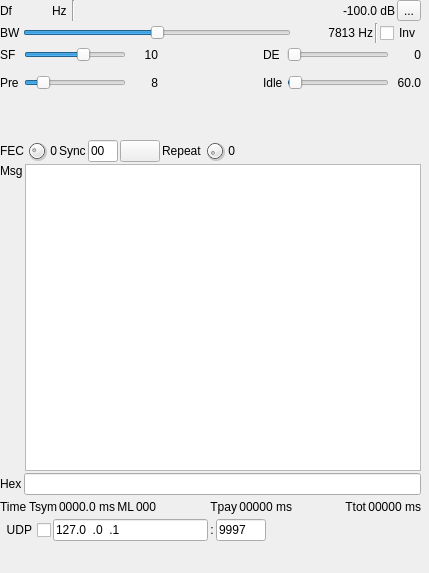
<?xml version="1.0" encoding="UTF-8"?>
<ui version="4.0">
 <class>MeshtasticModGUI</class>
 <widget class="RollupContents" name="MeshtasticModGUI">
  <property name="geometry">
   <rect>
    <x>0</x>
    <y>0</y>
    <width>429</width>
    <height>573</height>
   </rect>
  </property>
  <property name="sizePolicy">
   <sizepolicy hsizetype="Expanding" vsizetype="Fixed">
    <horstretch>0</horstretch>
    <verstretch>0</verstretch>
   </sizepolicy>
  </property>
  <property name="minimumSize">
   <size>
    <width>392</width>
    <height>180</height>
   </size>
  </property>
  <property name="maximumSize">
   <size>
    <width>560</width>
    <height>16777215</height>
   </size>
  </property>
  <property name="font">
   <font>
    <family>Liberation Sans</family>
    <pointsize>9</pointsize>
   </font>
  </property>
  <property name="windowTitle">
   <string>Meshtastic Modulator</string>
  </property>
  <widget class="QWidget" name="verticalLayoutWidget">
   <property name="geometry">
    <rect>
     <x>0</x>
     <y>0</y>
     <width>421</width>
     <height>131</height>
    </rect>
   </property>
   <property name="windowTitle">
    <string>RF/mod/coder settings</string>
   </property>
   <layout class="QVBoxLayout" name="settingsLayout">
    <property name="spacing">
     <number>2</number>
    </property>
    <item>
     <layout class="QHBoxLayout" name="deltaFrequencyLayout">
      <item>
       <widget class="QLabel" name="deltaFrequencyLabel">
        <property name="minimumSize">
         <size>
          <width>16</width>
          <height>0</height>
         </size>
        </property>
        <property name="text">
         <string>Df</string>
        </property>
       </widget>
      </item>
      <item>
       <widget class="ValueDialZ" name="deltaFrequency" native="true">
        <property name="sizePolicy">
         <sizepolicy hsizetype="Maximum" vsizetype="Maximum">
          <horstretch>0</horstretch>
          <verstretch>0</verstretch>
         </sizepolicy>
        </property>
        <property name="minimumSize">
         <size>
          <width>32</width>
          <height>16</height>
         </size>
        </property>
        <property name="font">
         <font>
          <family>Liberation Mono</family>
          <pointsize>12</pointsize>
         </font>
        </property>
        <property name="cursor">
         <cursorShape>PointingHandCursor</cursorShape>
        </property>
        <property name="focusPolicy">
         <enum>Qt::StrongFocus</enum>
        </property>
        <property name="toolTip">
         <string>Demod shift frequency from center in Hz</string>
        </property>
       </widget>
      </item>
      <item>
       <widget class="QLabel" name="deltaUnits">
        <property name="text">
         <string>Hz </string>
        </property>
       </widget>
      </item>
      <item>
       <widget class="Line" name="line">
        <property name="orientation">
         <enum>Qt::Vertical</enum>
        </property>
       </widget>
      </item>
      <item>
       <spacer name="horizontalSpacer">
        <property name="orientation">
         <enum>Qt::Horizontal</enum>
        </property>
        <property name="sizeHint" stdset="0">
         <size>
          <width>40</width>
          <height>20</height>
         </size>
        </property>
       </spacer>
      </item>
      <item>
       <widget class="QLabel" name="channelPower">
        <property name="minimumSize">
         <size>
          <width>60</width>
          <height>0</height>
         </size>
        </property>
        <property name="toolTip">
         <string>Channel power</string>
        </property>
        <property name="layoutDirection">
         <enum>Qt::RightToLeft</enum>
        </property>
        <property name="text">
         <string>-100.0 dB</string>
        </property>
        <property name="alignment">
         <set>Qt::AlignRight|Qt::AlignTrailing|Qt::AlignVCenter</set>
        </property>
       </widget>
      </item>
      <item>
       <widget class="QToolButton" name="channelMute">
        <property name="toolTip">
         <string>Mute/Unmute channel</string>
        </property>
        <property name="text">
         <string>...</string>
        </property>
        <property name="icon">
         <iconset resource="../../../sdrgui/resources/res.qrc">
          <normaloff>:/txon.png</normaloff>
          <normalon>:/txoff.png</normalon>:/txon.png</iconset>
        </property>
        <property name="checkable">
         <bool>true</bool>
        </property>
       </widget>
      </item>
     </layout>
    </item>
    <item>
     <layout class="QHBoxLayout" name="bwLayout">
      <item>
       <widget class="QLabel" name="bwLabel">
        <property name="text">
         <string>BW</string>
        </property>
       </widget>
      </item>
      <item>
       <widget class="QSlider" name="bw">
        <property name="toolTip">
         <string>Bandwidth</string>
        </property>
        <property name="minimum">
         <number>0</number>
        </property>
        <property name="maximum">
         <number>10</number>
        </property>
        <property name="pageStep">
         <number>1</number>
        </property>
        <property name="value">
         <number>5</number>
        </property>
        <property name="orientation">
         <enum>Qt::Horizontal</enum>
        </property>
       </widget>
      </item>
      <item>
       <widget class="QLabel" name="bwText">
        <property name="minimumSize">
         <size>
          <width>80</width>
          <height>0</height>
         </size>
        </property>
        <property name="text">
         <string>7813 Hz</string>
        </property>
        <property name="alignment">
         <set>Qt::AlignRight|Qt::AlignTrailing|Qt::AlignVCenter</set>
        </property>
       </widget>
      </item>
      <item>
       <widget class="Line" name="line_2">
        <property name="orientation">
         <enum>Qt::Vertical</enum>
        </property>
       </widget>
      </item>
      <item>
       <widget class="QCheckBox" name="invertRamps">
        <property name="toolTip">
         <string>Invert preamble, SFD and payload ramps</string>
        </property>
        <property name="text">
         <string>Inv</string>
        </property>
       </widget>
      </item>
     </layout>
    </item>
    <item>
     <layout class="QHBoxLayout" name="sfLayout">
      <item>
       <widget class="QLabel" name="spreadLabel">
        <property name="minimumSize">
         <size>
          <width>22</width>
          <height>0</height>
         </size>
        </property>
        <property name="text">
         <string>SF</string>
        </property>
       </widget>
      </item>
      <item>
       <widget class="QSlider" name="spread">
        <property name="minimumSize">
         <size>
          <width>90</width>
          <height>0</height>
         </size>
        </property>
        <property name="toolTip">
         <string>Spreading factor</string>
        </property>
        <property name="minimum">
         <number>7</number>
        </property>
        <property name="maximum">
         <number>12</number>
        </property>
        <property name="pageStep">
         <number>1</number>
        </property>
        <property name="value">
         <number>10</number>
        </property>
        <property name="sliderPosition">
         <number>10</number>
        </property>
        <property name="orientation">
         <enum>Qt::Horizontal</enum>
        </property>
       </widget>
      </item>
      <item>
       <widget class="QLabel" name="spreadText">
        <property name="minimumSize">
         <size>
          <width>30</width>
          <height>0</height>
         </size>
        </property>
        <property name="text">
         <string>10</string>
        </property>
        <property name="alignment">
         <set>Qt::AlignRight|Qt::AlignTrailing|Qt::AlignVCenter</set>
        </property>
       </widget>
      </item>
      <item>
       <spacer name="horizontalSpacer_2">
        <property name="orientation">
         <enum>Qt::Horizontal</enum>
        </property>
        <property name="sizeHint" stdset="0">
         <size>
          <width>40</width>
          <height>20</height>
         </size>
        </property>
       </spacer>
      </item>
      <item>
       <widget class="QLabel" name="deBitsLabel">
        <property name="minimumSize">
         <size>
          <width>22</width>
          <height>0</height>
         </size>
        </property>
        <property name="text">
         <string>DE</string>
        </property>
       </widget>
      </item>
      <item>
       <widget class="QSlider" name="deBits">
        <property name="minimumSize">
         <size>
          <width>90</width>
          <height>0</height>
         </size>
        </property>
        <property name="toolTip">
         <string>Low data rate optimize (DE) bits</string>
        </property>
        <property name="minimum">
         <number>0</number>
        </property>
        <property name="maximum">
         <number>4</number>
        </property>
        <property name="pageStep">
         <number>1</number>
        </property>
        <property name="value">
         <number>0</number>
        </property>
        <property name="sliderPosition">
         <number>0</number>
        </property>
        <property name="orientation">
         <enum>Qt::Horizontal</enum>
        </property>
       </widget>
      </item>
      <item>
       <widget class="QLabel" name="deBitsText">
        <property name="minimumSize">
         <size>
          <width>30</width>
          <height>0</height>
         </size>
        </property>
        <property name="text">
         <string>0</string>
        </property>
        <property name="alignment">
         <set>Qt::AlignRight|Qt::AlignTrailing|Qt::AlignVCenter</set>
        </property>
       </widget>
      </item>
     </layout>
    </item>
    <item>
     <layout class="QHBoxLayout" name="preLayout">
      <property name="topMargin">
       <number>6</number>
      </property>
      <item>
       <widget class="QLabel" name="preambleChirpsLabel">
        <property name="minimumSize">
         <size>
          <width>22</width>
          <height>0</height>
         </size>
        </property>
        <property name="text">
         <string>Pre</string>
        </property>
       </widget>
      </item>
      <item>
       <widget class="QSlider" name="preambleChirps">
        <property name="minimumSize">
         <size>
          <width>90</width>
          <height>0</height>
         </size>
        </property>
        <property name="toolTip">
         <string>Number of preamble chirps</string>
        </property>
        <property name="minimum">
         <number>4</number>
        </property>
        <property name="maximum">
         <number>32</number>
        </property>
        <property name="pageStep">
         <number>1</number>
        </property>
        <property name="value">
         <number>8</number>
        </property>
        <property name="sliderPosition">
         <number>8</number>
        </property>
        <property name="orientation">
         <enum>Qt::Horizontal</enum>
        </property>
       </widget>
      </item>
      <item>
       <widget class="QLabel" name="preambleChirpsText">
        <property name="minimumSize">
         <size>
          <width>30</width>
          <height>0</height>
         </size>
        </property>
        <property name="text">
         <string>8</string>
        </property>
        <property name="alignment">
         <set>Qt::AlignRight|Qt::AlignTrailing|Qt::AlignVCenter</set>
        </property>
       </widget>
      </item>
      <item>
       <spacer name="horizontalSpacer_3">
        <property name="orientation">
         <enum>Qt::Horizontal</enum>
        </property>
        <property name="sizeHint" stdset="0">
         <size>
          <width>40</width>
          <height>20</height>
         </size>
        </property>
       </spacer>
      </item>
      <item>
       <widget class="QLabel" name="idleTimeLabel">
        <property name="minimumSize">
         <size>
          <width>22</width>
          <height>0</height>
         </size>
        </property>
        <property name="text">
         <string>Idle</string>
        </property>
       </widget>
      </item>
      <item>
       <widget class="QSlider" name="idleTime">
        <property name="minimumSize">
         <size>
          <width>90</width>
          <height>0</height>
         </size>
        </property>
        <property name="toolTip">
         <string>Idle time between packets (s)</string>
        </property>
        <property name="minimum">
         <number>1</number>
        </property>
        <property name="maximum">
         <number>900</number>
        </property>
        <property name="pageStep">
         <number>1</number>
        </property>
        <property name="value">
         <number>10</number>
        </property>
        <property name="sliderPosition">
         <number>10</number>
        </property>
        <property name="orientation">
         <enum>Qt::Horizontal</enum>
        </property>
       </widget>
      </item>
      <item>
       <widget class="QLabel" name="idleTimeText">
        <property name="minimumSize">
         <size>
          <width>30</width>
          <height>0</height>
         </size>
        </property>
        <property name="text">
         <string>60.0</string>
        </property>
        <property name="alignment">
         <set>Qt::AlignRight|Qt::AlignTrailing|Qt::AlignVCenter</set>
        </property>
       </widget>
      </item>
     </layout>
    </item>
    <item>
     <spacer name="verticalSpacer">
      <property name="orientation">
       <enum>Qt::Vertical</enum>
      </property>
      <property name="sizeHint" stdset="0">
       <size>
        <width>20</width>
        <height>40</height>
       </size>
      </property>
     </spacer>
    </item>
   </layout>
  </widget>
  <widget class="QWidget" name="verticalLayoutWidget_2">
   <property name="geometry">
    <rect>
     <x>0</x>
     <y>140</y>
     <width>421</width>
     <height>401</height>
    </rect>
   </property>
   <property name="windowTitle">
    <string>Payload</string>
   </property>
   <layout class="QVBoxLayout" name="messageLayout">
    <property name="spacing">
     <number>2</number>
    </property>
    <item>
     <layout class="QHBoxLayout" name="schemeLayout">
      <item>
       <widget class="QLabel" name="fecParityLabel">
        <property name="text">
         <string>FEC</string>
        </property>
       </widget>
      </item>
      <item>
       <widget class="QDial" name="fecParity">
        <property name="maximumSize">
         <size>
          <width>22</width>
          <height>22</height>
         </size>
        </property>
        <property name="toolTip">
         <string>Number of FEC parity bits (0 to 4) for Hamming code</string>
        </property>
        <property name="maximum">
         <number>4</number>
        </property>
        <property name="pageStep">
         <number>1</number>
        </property>
        <property name="value">
         <number>1</number>
        </property>
       </widget>
      </item>
      <item>
       <widget class="QLabel" name="fecParityText">
        <property name="text">
         <string>0</string>
        </property>
        <property name="alignment">
         <set>Qt::AlignRight|Qt::AlignTrailing|Qt::AlignVCenter</set>
        </property>
       </widget>
      </item>
      <item>
       <widget class="QLabel" name="syncLabel">
        <property name="text">
         <string>Sync</string>
        </property>
       </widget>
      </item>
      <item>
       <widget class="QLineEdit" name="syncWord">
        <property name="maximumSize">
         <size>
          <width>30</width>
          <height>16777215</height>
         </size>
        </property>
        <property name="focusPolicy">
         <enum>Qt::ClickFocus</enum>
        </property>
        <property name="toolTip">
         <string>Sync word (1 byte hex)</string>
        </property>
        <property name="inputMask">
         <string>HH</string>
        </property>
        <property name="text">
         <string>00</string>
        </property>
       </widget>
      </item>
      <item>
       <widget class="QPushButton" name="playMessage">
        <property name="toolTip">
         <string>Play message</string>
        </property>
        <property name="text">
         <string/>
        </property>
        <property name="icon">
         <iconset resource="../../../sdrgui/resources/res.qrc">
          <normaloff>:/play.png</normaloff>:/play.png</iconset>
        </property>
        <property name="checkable">
         <bool>false</bool>
        </property>
       </widget>
      </item>
      <item>
       <widget class="QLabel" name="repeatLabel">
        <property name="text">
         <string>Repeat</string>
        </property>
       </widget>
      </item>
      <item>
       <widget class="QDial" name="repeatMessage">
        <property name="maximumSize">
         <size>
          <width>22</width>
          <height>22</height>
         </size>
        </property>
        <property name="toolTip">
         <string>Message repetition (0 for infinite)</string>
        </property>
        <property name="maximum">
         <number>20</number>
        </property>
        <property name="pageStep">
         <number>1</number>
        </property>
        <property name="value">
         <number>1</number>
        </property>
       </widget>
      </item>
      <item>
       <widget class="QLabel" name="repeatText">
        <property name="text">
         <string>0</string>
        </property>
        <property name="alignment">
         <set>Qt::AlignRight|Qt::AlignTrailing|Qt::AlignVCenter</set>
        </property>
       </widget>
      </item>
      <item>
       <spacer name="horizontalSpacer_8">
        <property name="orientation">
         <enum>Qt::Horizontal</enum>
        </property>
        <property name="sizeHint" stdset="0">
         <size>
          <width>40</width>
          <height>20</height>
         </size>
        </property>
       </spacer>
      </item>
     </layout>
    </item>
    <item>
     <layout class="QHBoxLayout" name="textLayout">
      <item>
       <layout class="QVBoxLayout" name="msgLabelLayout">
        <item>
         <widget class="QLabel" name="msgLabel">
          <property name="text">
           <string>Msg</string>
          </property>
         </widget>
        </item>
        <item>
         <spacer name="verticalSpacer_3">
          <property name="orientation">
           <enum>Qt::Vertical</enum>
          </property>
          <property name="sizeHint" stdset="0">
           <size>
            <width>20</width>
            <height>40</height>
           </size>
          </property>
         </spacer>
        </item>
       </layout>
      </item>
      <item>
       <widget class="CustomTextEdit" name="messageText"/>
      </item>
     </layout>
    </item>
    <item>
     <layout class="QHBoxLayout" name="hexLayout">
      <item>
       <widget class="QLabel" name="hexLabel">
        <property name="text">
         <string>Hex</string>
        </property>
       </widget>
      </item>
      <item>
       <widget class="QLineEdit" name="hexText"/>
      </item>
     </layout>
    </item>
    <item>
     <layout class="QHBoxLayout" name="timeLayout">
      <item>
       <widget class="QLabel" name="timesLabel">
        <property name="text">
         <string>Time</string>
        </property>
       </widget>
      </item>
      <item>
       <widget class="QLabel" name="timeSymbolLabel">
        <property name="text">
         <string>Tsym</string>
        </property>
        <property name="alignment">
         <set>Qt::AlignRight|Qt::AlignTrailing|Qt::AlignVCenter</set>
        </property>
       </widget>
      </item>
      <item>
       <widget class="QLabel" name="timeSymbolText">
        <property name="toolTip">
         <string>Payload time in milliseconds</string>
        </property>
        <property name="text">
         <string>0000.0 ms</string>
        </property>
        <property name="alignment">
         <set>Qt::AlignRight|Qt::AlignTrailing|Qt::AlignVCenter</set>
        </property>
       </widget>
      </item>
      <item>
       <widget class="QLabel" name="timeMessageLengthLabel">
        <property name="text">
         <string>ML</string>
        </property>
        <property name="alignment">
         <set>Qt::AlignRight|Qt::AlignTrailing|Qt::AlignVCenter</set>
        </property>
       </widget>
      </item>
      <item>
       <widget class="QLabel" name="timeMessageLengthText">
        <property name="text">
         <string>000</string>
        </property>
       </widget>
      </item>
      <item>
       <spacer name="horizontalSpacer_6">
        <property name="orientation">
         <enum>Qt::Horizontal</enum>
        </property>
        <property name="sizeHint" stdset="0">
         <size>
          <width>40</width>
          <height>20</height>
         </size>
        </property>
       </spacer>
      </item>
      <item>
       <widget class="QLabel" name="timePayloadLabel">
        <property name="text">
         <string>Tpay</string>
        </property>
        <property name="alignment">
         <set>Qt::AlignRight|Qt::AlignTrailing|Qt::AlignVCenter</set>
        </property>
       </widget>
      </item>
      <item>
       <widget class="QLabel" name="timePayloadText">
        <property name="toolTip">
         <string>Payload time in milliseconds</string>
        </property>
        <property name="text">
         <string>00000 ms</string>
        </property>
        <property name="alignment">
         <set>Qt::AlignRight|Qt::AlignTrailing|Qt::AlignVCenter</set>
        </property>
       </widget>
      </item>
      <item>
       <spacer name="horizontalSpacer_5">
        <property name="orientation">
         <enum>Qt::Horizontal</enum>
        </property>
        <property name="sizeHint" stdset="0">
         <size>
          <width>40</width>
          <height>20</height>
         </size>
        </property>
       </spacer>
      </item>
      <item>
       <widget class="QLabel" name="timeTotalLabel">
        <property name="text">
         <string>Ttot</string>
        </property>
        <property name="alignment">
         <set>Qt::AlignRight|Qt::AlignTrailing|Qt::AlignVCenter</set>
        </property>
       </widget>
      </item>
      <item>
       <widget class="QLabel" name="timeTotalText">
        <property name="toolTip">
         <string>Total transmission time in milliseconds</string>
        </property>
        <property name="text">
         <string>00000 ms</string>
        </property>
        <property name="alignment">
         <set>Qt::AlignRight|Qt::AlignTrailing|Qt::AlignVCenter</set>
        </property>
       </widget>
      </item>
     </layout>
    </item>
    <item>
     <layout class="QHBoxLayout" name="udpLayout">
      <item>
       <widget class="QCheckBox" name="udpEnabled">
        <property name="toolTip">
         <string>Forward messages received via UDP</string>
        </property>
        <property name="layoutDirection">
         <enum>Qt::RightToLeft</enum>
        </property>
        <property name="text">
         <string>UDP</string>
        </property>
       </widget>
      </item>
      <item>
       <widget class="QLineEdit" name="udpAddress">
        <property name="minimumSize">
         <size>
          <width>120</width>
          <height>0</height>
         </size>
        </property>
        <property name="focusPolicy">
         <enum>Qt::ClickFocus</enum>
        </property>
        <property name="toolTip">
         <string>UDP address to listen for messages to forward on</string>
        </property>
        <property name="inputMask">
         <string>000.000.000.000</string>
        </property>
        <property name="text">
         <string>127.0.0.1</string>
        </property>
       </widget>
      </item>
      <item>
       <widget class="QLabel" name="udpSeparator">
        <property name="text">
         <string>:</string>
        </property>
        <property name="alignment">
         <set>Qt::AlignCenter</set>
        </property>
       </widget>
      </item>
      <item>
       <widget class="QLineEdit" name="udpPort">
        <property name="minimumSize">
         <size>
          <width>50</width>
          <height>0</height>
         </size>
        </property>
        <property name="maximumSize">
         <size>
          <width>50</width>
          <height>16777215</height>
         </size>
        </property>
        <property name="focusPolicy">
         <enum>Qt::ClickFocus</enum>
        </property>
        <property name="toolTip">
         <string>UDP port to listen for messages to forward on</string>
        </property>
        <property name="inputMask">
         <string>00000</string>
        </property>
        <property name="text">
         <string>9997</string>
        </property>
       </widget>
      </item>
      <item>
       <spacer name="horizontalSpacer_7">
        <property name="orientation">
         <enum>Qt::Horizontal</enum>
        </property>
        <property name="sizeHint" stdset="0">
         <size>
          <width>40</width>
          <height>20</height>
         </size>
        </property>
       </spacer>
      </item>
     </layout>
    </item>
   </layout>
  </widget>
 </widget>
 <customwidgets>
  <customwidget>
   <class>RollupContents</class>
   <extends>QWidget</extends>
   <header>gui/rollupcontents.h</header>
   <container>1</container>
  </customwidget>
  <customwidget>
   <class>ValueDialZ</class>
   <extends>QWidget</extends>
   <header>gui/valuedialz.h</header>
   <container>1</container>
  </customwidget>
  <customwidget>
   <class>CustomTextEdit</class>
   <extends>QTextEdit</extends>
   <header>gui/customtextedit.h</header>
  </customwidget>
 </customwidgets>
 <resources>
  <include location="../../../sdrgui/resources/res.qrc"/>
 </resources>
 <connections/>
</ui>
